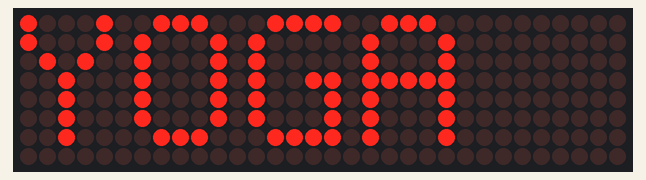
Simulated run of this sketch. Board: Arduino Uno, built with avr-gcc and run on an emulated ATmega328P. Shown: 32×8 LED matrix.

Above: at 0.1 s.
At 4.1 s:
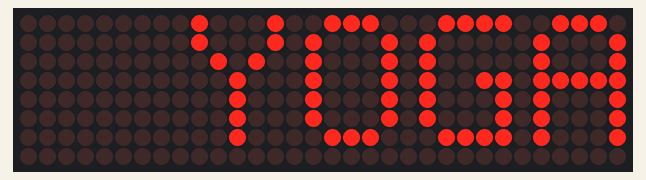
At 6.1 s:
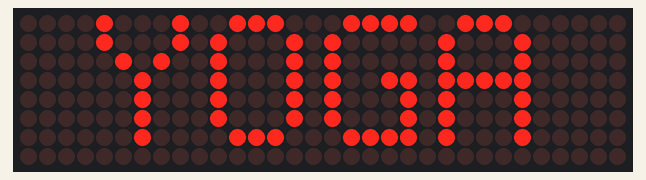

The sketch:

LED_Matrix.ino
```cpp
#include <MD_Parola.h>
#include <MD_MAX72XX.h>
#include <SPI.h>

// Uncomment according to your hardware type
#define HARDWARE_TYPE MD_MAX72XX::FC16_HW
//#define HARDWARE_TYPE MD_MAX72XX::GENERIC_HW
//String StrAct[7]: {'YOGA','Jogging','Dancing','Running','Brisk walking','Cycling','Gardening'}
// Defining size, and output pins
#define MAX_DEVICES 4
#define CS_PIN 15

MD_Parola Display = MD_Parola(HARDWARE_TYPE, CS_PIN, MAX_DEVICES);

void setup() {

  Display.begin();
  Display.setIntensity(0);
  Display.displayClear();
}

void loop() {
  Display.setTextAlignment(PA_LEFT);
  Display.print("YOGA");
  delay(2000);

  Display.setTextAlignment(PA_CENTER);
  Display.print("YOGA");
  delay(2000);

  Display.setTextAlignment(PA_RIGHT);
  Display.print("YOGA");
  delay(2000);

  Display.setTextAlignment(PA_CENTER);
  Display.setInvert(false);
  Display.print("YOGA");
  delay(2000);

  Display.setInvert(false);
  delay(2000);
}
```

Measured:
- by itself, everything shown: repeats every 10.0 s, in 4 steps
- what the display in image 1 shows lasts 2.0 s, from 4.0 s to 6.0 s
- what the display in image 2 shows lasts 4.0 s, from 6.0 s to 10.0 s
